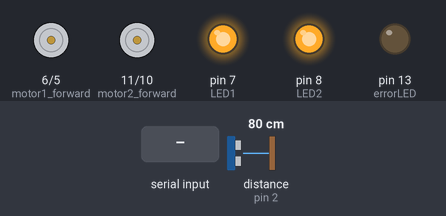
A sketch run on a simulated Arduino Uno, built with avr-gcc and run on an emulated ATmega328P. On the bench: motor-driver pin pairs drawn as motors (green arrow = first pin HIGH = forward, orange = second pin HIGH = backward, longer = more drive), output pins drawn as LEDs (lit = HIGH). The inputs (shaded band) are chosen by the test bench; at power-on: distance to the obstacle (sensor on pin 2) 80 cm. The echo pulse lasts 58.3 µs per cm; pins used as bus, display or sensor lines are not drawn.

Above: at 1.7 s.
1.8 s: "X" received over the second serial link
At 3.0 s:
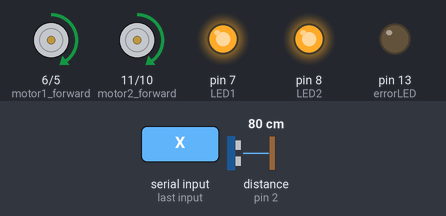
3.3 s: distance to the obstacle (sensor on pin 2) set to 29 cm
4.8 s: distance to the obstacle (sensor on pin 2) set to 23 cm
At 5.2 s:
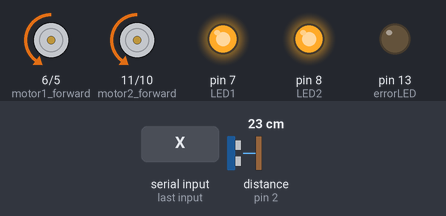
At 6.25 s:
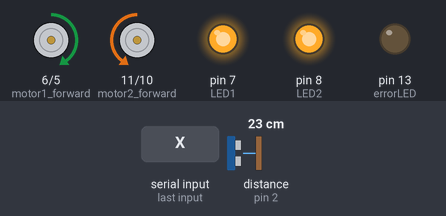
7.8 s: distance to the obstacle (sensor on pin 2) set to 35 cm
Timing chart, 0 to 10.8 s (numbered marks = the images above; inputs shaded):
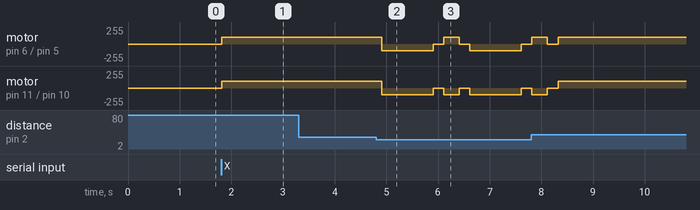

Measured:
- the behaviour switches between 26 and 25 cm on distance to the obstacle (sensor on pin 2) (found by bisection; images 1 and 2)
- after the input at 1.8 s, motor on pin 6 (motor1_forward) / pin 5 (motor1_back), motor on pin 11 (motor2_forward) / pin 10 (motor2_back): stopped → forward 100/255 at once
- after the input at 3.3 s, every drawn part: stays the same

The sketch:

LED-ROBI.ino
```cpp
/*

    Name: ROBI LED valgustuse lisapakett
    Version: v1.1
    Author: Aleksandr
    Company: Oomipood
    Description: Control of 2WD-1 robot platform using Arduino UNO.
    with obstacle avoidance using HC-SR04 ultra sonic sensor.

*/


//SOFTWARE SERIAL FOR BLUETOOTH VARIABLES
#include <SoftwareSerial.h>
SoftwareSerial bluetoothSerial(12, 4); // RX, TX
char bluetoothCommand;

//DISTANCE VARIABLES
const int trigPin = 3;
const int echoPin = 2;
int dist_check1, dist_check2, dist_check3;
long duration, distance, distance_all;
int dist_result;

//MOTORS VARIABLES
const int motor1_forward = 6;
const int motor1_back = 5;
const int motor2_forward = 11;
const int motor2_back = 10;
int ROBI_SPEED = 100; //motors speed
int k = 0; //BRAKE

//LOGICS VARIABLES
const int dist_stop = 25;
//const int dist_slow = 40;
const int max_range = 800;
const int min_range = 0;
int errorLED = 13;
byte ROBI_MODE = 1;

const int LED1 = 7;
const int LED2 = 8;
byte LEDS_MODE = 0; // leds on/off
byte active_led = 1;
long LED_on_count=0;
byte MOVING = 0;

//INITIALIZATION
void setup() {
  Serial.begin(9600);
  bluetoothSerial.begin(9600);

  pinMode(trigPin, OUTPUT);
  pinMode(echoPin, INPUT);
  pinMode(errorLED, OUTPUT);
  pinMode(motor1_forward, OUTPUT);
  pinMode(motor1_back, OUTPUT);
  pinMode(motor2_forward, OUTPUT);
  pinMode(motor1_back, OUTPUT);
  pinMode(LED1, OUTPUT);
  pinMode(LED2, OUTPUT);

  //LEDS TESE AT STURTUP
  digitalWrite(LED1, LOW);
  digitalWrite(LED2, LOW);
  delay(500);
  digitalWrite(LED1, HIGH);
  digitalWrite(LED2, HIGH);


}


void loop() { //MAIN PROGRAM CYCLE

  //*******************WAITING FOR BLUETOOTH COMMANDS****************
  if (ROBI_MODE == 1){

        if (bluetoothSerial.available() > 0) {

          bluetoothCommand = bluetoothSerial.read();

          if (bluetoothCommand == 'X') {ROBI_MODE = 2;}              //AUTOPILOT ON
          if (bluetoothCommand == 'F') {ROBI_FORWARD();}             //FORWARD
          if (bluetoothCommand == 'B') {ROBI_BACK();}                //BACK
          if (bluetoothCommand == 'S') {ROBI_STOP();}                //STOP
          if (bluetoothCommand == 'L') {ROBI_LEFT();}                //LEFT
          if (bluetoothCommand == 'R') {ROBI_RIGHT();}               //RIGHT
          if (bluetoothCommand == 'G') {ROBI_FORW_LEFT();}           //FORWARD LEFT
          if (bluetoothCommand == 'I') {ROBI_FORW_RIGHT();}          //FORWARD RIGHT
          if (bluetoothCommand == 'H') {ROBI_BACK_LEFT();}           //BACK LEFT
          if (bluetoothCommand == 'J') {ROBI_BACK_RIGHT();}          //BACK RIGHT
          if (bluetoothCommand == '0') {ROBI_SPEED = 0;}             //SET MOTORS SPEED TO 0
          if (bluetoothCommand == '1') {ROBI_SPEED = 100;}           //SET MOTORS SPEED TO 1
          if (bluetoothCommand == '2') {ROBI_SPEED = 125;}           //SET MOTORS SPEED TO 2
          if (bluetoothCommand == '3') {ROBI_SPEED = 150;}           //SET MOTORS SPEED TO 3
          if (bluetoothCommand == '4') {ROBI_SPEED = 165;}           //SET MOTORS SPEED TO 4
          if (bluetoothCommand == '5') {ROBI_SPEED = 180;}           //SET MOTORS SPEED TO 5
          if (bluetoothCommand == '6') {ROBI_SPEED = 195;}           //SET MOTORS SPEED TO 6
          if (bluetoothCommand == '7') {ROBI_SPEED = 210;}           //SET MOTORS SPEED TO 7
          if (bluetoothCommand == '8') {ROBI_SPEED = 225;}           //SET MOTORS SPEED TO 8
          if (bluetoothCommand == '9') {ROBI_SPEED = 240;}           //SET MOTORS SPEED TO 9
          if (bluetoothCommand == 'q') {ROBI_SPEED = 255;}           //SET MOTORS SPEED TO MAX
          if (bluetoothCommand == 'W') {LEDS_MODE = 1;}              //LEDS ON
          if (bluetoothCommand == 'w') {LEDS_MODE = 0;}              //LEDS OFF

        }

        //LEDS
        if(1 == LEDS_MODE){

          if (active_led == 1){


            digitalWrite(LED1, LOW);

              if(LED_on_count > 10000){

                  digitalWrite(LED1, HIGH);
                  LED_on_count = 0;
                  active_led = 2;

              }
          }

          if (active_led == 2){

              digitalWrite(LED2, LOW);

                if(LED_on_count > 10000){

                    digitalWrite(LED2, HIGH);
                    LED_on_count = 0;
                    active_led = 1;

                }
          }
        }

        if(0 == LEDS_MODE){

          digitalWrite(LED1, HIGH);
          digitalWrite(LED2, HIGH);

        }

        LED_on_count++;

  }

  if (ROBI_MODE == 2){ //AUTOPILOT MODE ON

          digitalWrite(LED1, HIGH); //LED1 OFF
          digitalWrite(LED2, HIGH); //LED2 OFF

        int result = ping();    //Check distance

        if (result <= min_range){                  //Check min range
          digitalWrite(errorLED, 1);
          delay(500);
        }

        if (result == max_range || result > max_range){  //Check max range
          digitalWrite(errorLED, 1);
          delay(500);
        }

        if (result == dist_stop || result < dist_stop){  //Check stop range
          digitalWrite(errorLED, 0);
          ROBI_BACK();
          delay(1000);
          ROBI_STOP();
          delay(200);
          ROBI_LEFT();
          delay(300);
          ROBI_STOP();
          delay(200);
        }

        if (result > dist_stop){          //If all is OK, go forward
          ROBI_FORWARD();
          delay(100);
        }

        bluetoothCommand = bluetoothSerial.read();  //Check autopilot OFF/ON
        if (bluetoothCommand == 'x'){
          ROBI_STOP();
          ROBI_MODE = 1; //AUTOPILOT IS OFF
        }
  }


}

//***********************FUNCTIONS*******************************

int ping(){                      //CHECK DISTANCE FUNCTION (3x)
  digitalWrite(trigPin, 0);
  delayMicroseconds(2);
  digitalWrite(trigPin, 1);
  delayMicroseconds(10);
  digitalWrite(trigPin, 0);
  duration = pulseIn(echoPin, 1);
  distance = duration/58;

  dist_check1 = distance;

  digitalWrite(trigPin, 0);
  delayMicroseconds(2);
  digitalWrite(trigPin, 1);
  delayMicroseconds(10);
  digitalWrite(trigPin, 0);
  duration = pulseIn(echoPin, 1);
  distance = duration/58;

  dist_check2 = distance;

  digitalWrite(trigPin, 0);
  delayMicroseconds(2);
  digitalWrite(trigPin, 1);
  delayMicroseconds(10);
  digitalWrite(trigPin, 0);
  duration = pulseIn(echoPin, 1);
  distance = duration/58;

  dist_check3 = distance;

  int dist_check_sum;
  dist_check_sum = dist_check1 + dist_check2 + dist_check3;
  dist_result = dist_check_sum/3;
  return dist_result;
}

void ROBI_FORWARD(){                    //MOTORS FORWARD FUNCTION
  analogWrite(motor1_forward, ROBI_SPEED);
  analogWrite(motor2_forward, ROBI_SPEED);
  digitalWrite(motor1_back, 0);
  digitalWrite(motor2_back, 0);
}
void ROBI_BACK(){                      //MOTORS BACK FUNCTION
  digitalWrite(motor1_forward, 0);
  digitalWrite(motor2_forward, 0);
  analogWrite(motor1_back, ROBI_SPEED);
  analogWrite(motor2_back, ROBI_SPEED);
}
void ROBI_STOP() {                      //MOTORS STOP FUNCTION

  digitalWrite(motor1_forward, 1);
  digitalWrite(motor2_forward, 1);
  digitalWrite(motor1_back, 1);
  digitalWrite(motor2_back, 1);
}
void ROBI_LEFT() {                     //MOTORS LEFT FUNCTION
  analogWrite(motor1_forward, ROBI_SPEED);
  digitalWrite(motor2_forward, 0);
  digitalWrite(motor1_back, 0);
  analogWrite(motor2_back, ROBI_SPEED);
}
void ROBI_RIGHT() {                    //MOTORS RIGHT FUNCTION
  digitalWrite(motor1_forward, 0);
  analogWrite(motor2_forward, ROBI_SPEED);
  analogWrite(motor1_back, ROBI_SPEED);
  digitalWrite(motor2_back, 0);
}
void ROBI_FORW_LEFT() {             //FORWARD LEFT FUNCTION
k = ROBI_SPEED*0.8;
  analogWrite(motor1_forward, ROBI_SPEED);
  analogWrite(motor2_forward, k);
  digitalWrite(motor1_back, 0);
  digitalWrite(motor2_back, 0);
}
void ROBI_FORW_RIGHT() {             //FORWARD RIGHT FUNCTION
k = ROBI_SPEED*0.8;
  analogWrite(motor1_forward, k);
  analogWrite(motor2_forward, ROBI_SPEED);
  analogWrite(motor1_back, 0);
  analogWrite(motor2_back, 0);
}
void ROBI_BACK_LEFT() {               //BACK LEFT FUNCTION
k = ROBI_SPEED*0.8;
  digitalWrite(motor1_forward, 0);
  digitalWrite(motor2_forward, 0);
  analogWrite(motor1_back, k);
  analogWrite(motor2_back, ROBI_SPEED);
}
void ROBI_BACK_RIGHT() {               //BACK RIGHT FUNCTION
k = ROBI_SPEED*0.8;
  digitalWrite(motor1_forward, 0);
  digitalWrite(motor2_forward, 0);
  analogWrite(motor1_back, ROBI_SPEED);
  analogWrite(motor2_back, k);
}
```
